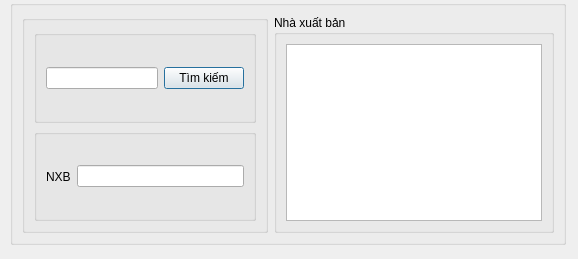
<?xml version="1.0" encoding="UTF-8"?>
<ui version="4.0">
 <class>ChangeBookPublisher</class>
 <widget class="QDialog" name="ChangeBookPublisher">
  <property name="geometry">
   <rect>
    <x>0</x>
    <y>0</y>
    <width>578</width>
    <height>259</height>
   </rect>
  </property>
  <property name="windowTitle">
   <string>Dialog</string>
  </property>
  <widget class="QGroupBox" name="groupBox">
   <property name="geometry">
    <rect>
     <x>10</x>
     <y>0</y>
     <width>556</width>
     <height>245</height>
    </rect>
   </property>
   <property name="title">
    <string/>
   </property>
   <layout class="QHBoxLayout" name="horizontalLayout_3">
    <item>
     <widget class="QGroupBox" name="groupBox_2">
      <property name="title">
       <string/>
      </property>
      <layout class="QVBoxLayout" name="verticalLayout">
       <item>
        <widget class="QGroupBox" name="groupBox_4">
         <property name="title">
          <string/>
         </property>
         <layout class="QHBoxLayout" name="horizontalLayout">
          <item>
           <widget class="QLineEdit" name="lineEdit_2"/>
          </item>
          <item>
           <widget class="QPushButton" name="pushButton">
            <property name="text">
             <string>Tìm kiếm</string>
            </property>
           </widget>
          </item>
         </layout>
        </widget>
       </item>
       <item>
        <widget class="QGroupBox" name="groupBox_5">
         <property name="title">
          <string/>
         </property>
         <layout class="QHBoxLayout" name="horizontalLayout_4">
          <item>
           <widget class="QLabel" name="label">
            <property name="text">
             <string>NXB</string>
            </property>
           </widget>
          </item>
          <item>
           <widget class="QLineEdit" name="lineEdit">
            <property name="readOnly">
             <bool>true</bool>
            </property>
           </widget>
          </item>
         </layout>
        </widget>
       </item>
      </layout>
     </widget>
    </item>
    <item>
     <widget class="QGroupBox" name="groupBox_3">
      <property name="title">
       <string>Nhà xuất bản</string>
      </property>
      <layout class="QHBoxLayout" name="horizontalLayout_2">
       <item>
        <widget class="QListView" name="listView"/>
       </item>
      </layout>
     </widget>
    </item>
   </layout>
  </widget>
 </widget>
 <resources/>
 <connections/>
</ui>
